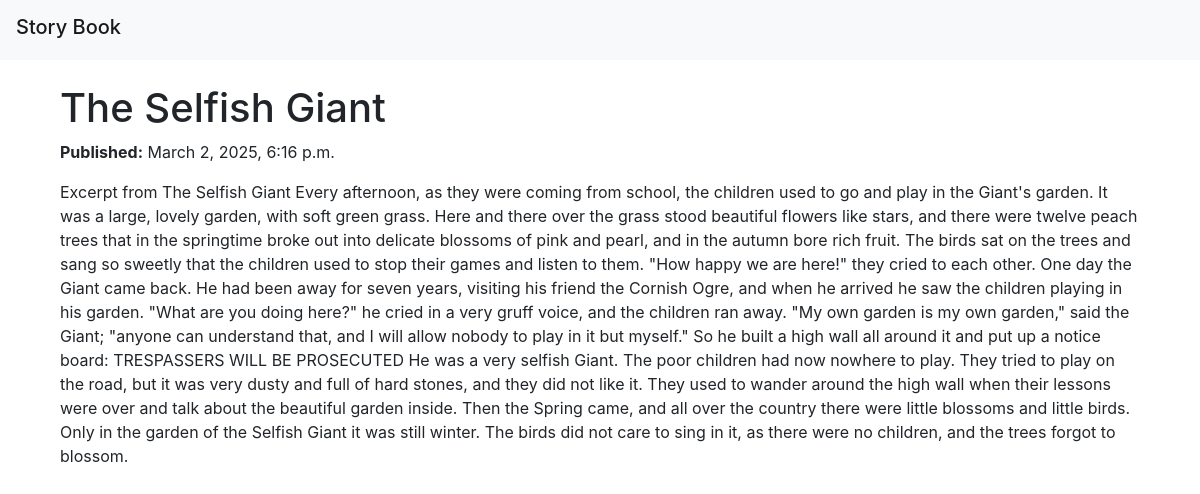
Screenshot of /story/1/ with the database file from the repository.
### book/models.py (models this page shows, shortened)
class Story(models.Model):
    category = models.ForeignKey(Category, on_delete=models.CASCADE, related_name="stories")
    title = models.CharField(max_length=150)
    description = models.TextField(blank=True, null=True)
    body = models.TextField()
    published_at = models.DateTimeField(auto_now_add=True)
    class Meta:
        ordering = ('-published_at',)

### book/views.py (the view)
# urls.py: path('story/<int:id>/', views.story_detail, name='story_detail'),
def story_detail(request, id):
    story = get_object_or_404(Story, id=id)
    return render(request, 'book/story_detail.html', {'story': story})

### book/templates/book/story_detail.html (shortened to what this page needs)
{% extends 'base.html' %}
{% block body %}
<div class="container">
    <h1>{{ story.title }}</h1>
    <p><strong>Published:</strong> {{ story.published_at }}</p>
    <p>{{ story.body }}</p>
</div>
{% endblock %}

### rows the page displays
Story: title "The Selfish Giant", published_at "March 2, 2025, 6:16 p.m.", body "Excerpt from The Selfish Giant Every afternoon, as they were coming from school, the children used to go and play in the Giant's garden. It was a large, lovely garden, with soft green grass. Here and there over the grass stood beautiful flowers like stars, and there were twelve peach trees that in the springtime broke out into delicate blossoms of pink and pearl, and in the autumn bore rich fruit. The birds sat on the trees and sang so sweetly that the children used to stop their games and listen to them. \"How happy we are here!\" they cried to each other. One day the Giant came back. He had been away for seven years, visiting his friend the Cornish Ogre, and when he arrived he saw the…"
